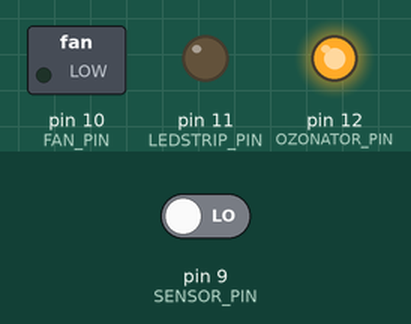
Bench run of a program on a simulated Arduino Pro Mini, built with avr-gcc and run on an emulated ATmega328P. Shown: switched loads named in the program (green lamp = pin HIGH), output pins drawn as LEDs (lit = HIGH). Inputs (shaded band) come from the test bench; at power-on: pin 9 (SENSOR_PIN) LOW.

Above: at 0.2 s.
At 3.2 s:
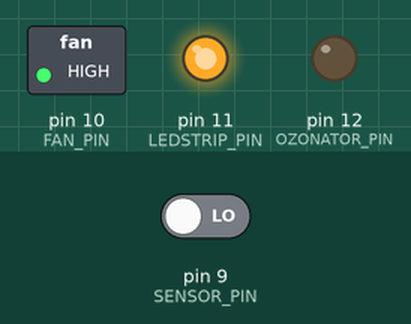
Timing chart, 0 to 10.6 s (numbered marks = the images above):
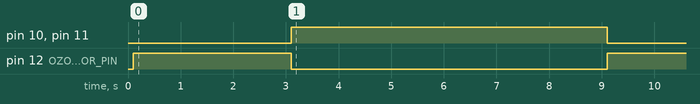

Measured:
- by itself, pin 10 (FAN_PIN), pin 11 (LEDSTRIP_PIN): LOW → HIGH at 3.1 s, → LOW 6.0 s later
- by itself, pin 12 (OZONATOR_PIN): HIGH → LOW at 3.1 s, → HIGH 6.0 s later

The program:

main.cpp
```cpp
#include <Arduino.h>

#define DEBUG_MODE 0

#define LEDSTRIP_PIN 11
#define OZONATOR_PIN 12
#define FAN_PIN 10
#define SENSOR_PIN 9

#define EN_LED digitalWrite(LEDSTRIP_PIN, HIGH);
#define DISABLE_LED digitalWrite(LEDSTRIP_PIN, LOW);

#define EN_OZONATOR digitalWrite(OZONATOR_PIN, LOW);
#define DISABLE_OZONATOR digitalWrite(OZONATOR_PIN, HIGH);

#define EN_FAN digitalWrite(FAN_PIN, HIGH);
#define DISABLE_FAN digitalWrite(FAN_PIN, LOW);

uint8_t time;
bool sensorState;
bool workState = false;

void setup()
{

  if(DEBUG_MODE)
  {
    Serial.begin(115200);
    delay(100);
    Serial.println("Debug Mode Enabled");
    Serial.println("---------------------------");
  }
  //Init pins
  if(DEBUG_MODE)
  {
    Serial.println("Start Initialize proccedure");
    Serial.println("---------------------------");
  }

  pinMode(LEDSTRIP_PIN, OUTPUT);
  pinMode(OZONATOR_PIN, OUTPUT);
  pinMode(FAN_PIN, OUTPUT);
  pinMode(SENSOR_PIN, INPUT);
  delay(100);

  if(DEBUG_MODE)
  {
    Serial.print("Led Pin Status: ");
    Serial.println(digitalRead(LEDSTRIP_PIN));
    Serial.print("Ozonator Pin Status: ");
    Serial.println(digitalRead(OZONATOR_PIN));
    Serial.print("FAN Pin Status: " + digitalRead(FAN_PIN));
    Serial.println (digitalRead(FAN_PIN));
    Serial.print("Sensor Pin Status: ");
    Serial.println(digitalRead(SENSOR_PIN));
    Serial.println("Initializing pin done");
    Serial.println("---------------------------");
    delay(100);
  }
  //Init pin state
  DISABLE_FAN;
  DISABLE_LED;
  DISABLE_OZONATOR;

  sensorState = digitalRead(SENSOR_PIN);

  if(DEBUG_MODE)
  {
    Serial.println("Checking sensor status");
    Serial.println("---------------------------");
    if(sensorState)
    {
      Serial.println("Sensor OK, HIGH logical level");
      Serial.println("---------------------------");
      delay(100);
    }
    if(!sensorState)
    {
      Serial.println("Sensor in LOW logical level, check sensor or huamn near sensor");
      Serial.println("---------------------------");
      delay(100);
    }
    Serial.println("Setup done");
    Serial.println("Starting Loop");
    Serial.println("---------------------------");
    delay(200);
  }
}

void loop()
{
  sensorState = digitalRead(SENSOR_PIN);
  if(!sensorState)
  {
    if(DEBUG_MODE)
    {
      Serial.println("Sensor LOW state detect");
      Serial.println("Wait 3 second");
      Serial.println("---------------------------");
    }
    delay(3000);

    if(DEBUG_MODE)
    {
      Serial.println("3 seconds gone");
      Serial.println("---------------------------");
    }
    sensorState = digitalRead(SENSOR_PIN);
    if(!sensorState)
    {
      if(DEBUG_MODE)
      {
        Serial.println("Human detected, turn ON ALL");
        Serial.println("---------------------------");
      }
      workState = true;
      if(DEBUG_MODE)
      {
        Serial.println("WorkState is True now");
        Serial.println("---------------------------");
      }
      EN_FAN;
      EN_LED;
      EN_OZONATOR;
      if(DEBUG_MODE)
      {
        Serial.print("Led Pin Status: ");
        Serial.println(digitalRead(LEDSTRIP_PIN));
        Serial.print("Ozonator Pin Status: ");
        Serial.println(digitalRead(OZONATOR_PIN));
        Serial.print("FAN Pin Status: " + digitalRead(FAN_PIN));
        Serial.println (digitalRead(FAN_PIN));
        Serial.print("Sensor Pin Status: ");
        Serial.println(digitalRead(SENSOR_PIN));
        Serial.println("---------------------------");
    delay(100);
      }
      delay(6000);
      if(DEBUG_MODE)
      {
        Serial.println("6 second gone, turning all off");
        Serial.println("---------------------------");
      }
      DISABLE_FAN;
      DISABLE_LED;
      DISABLE_OZONATOR;

      if(DEBUG_MODE)
      {
        Serial.print("Led Pin Status: ");
        Serial.println(digitalRead(LEDSTRIP_PIN));
        Serial.print("Ozonator Pin Status: ");
        Serial.println(digitalRead(OZONATOR_PIN));
        Serial.print("FAN Pin Status: " + digitalRead(FAN_PIN));
        Serial.println (digitalRead(FAN_PIN));
        Serial.print("Sensor Pin Status: ");
        Serial.println(digitalRead(SENSOR_PIN));
        Serial.println("---------------------------");
      }
      delay(200);
      if(DEBUG_MODE)
      {
        Serial.println("Main cycle done, go to huamn check");
        Serial.println("---------------------------");
      }
      while(workState)
      {
        sensorState = digitalRead(SENSOR_PIN);
        if(sensorState)
        {
          workState = false;
          if(DEBUG_MODE)
          {
            Serial.println("No human, workState is false now");
            Serial.println("---------------------------");
          }
          delay(200);
        }

      }
    }
  }

}
```
